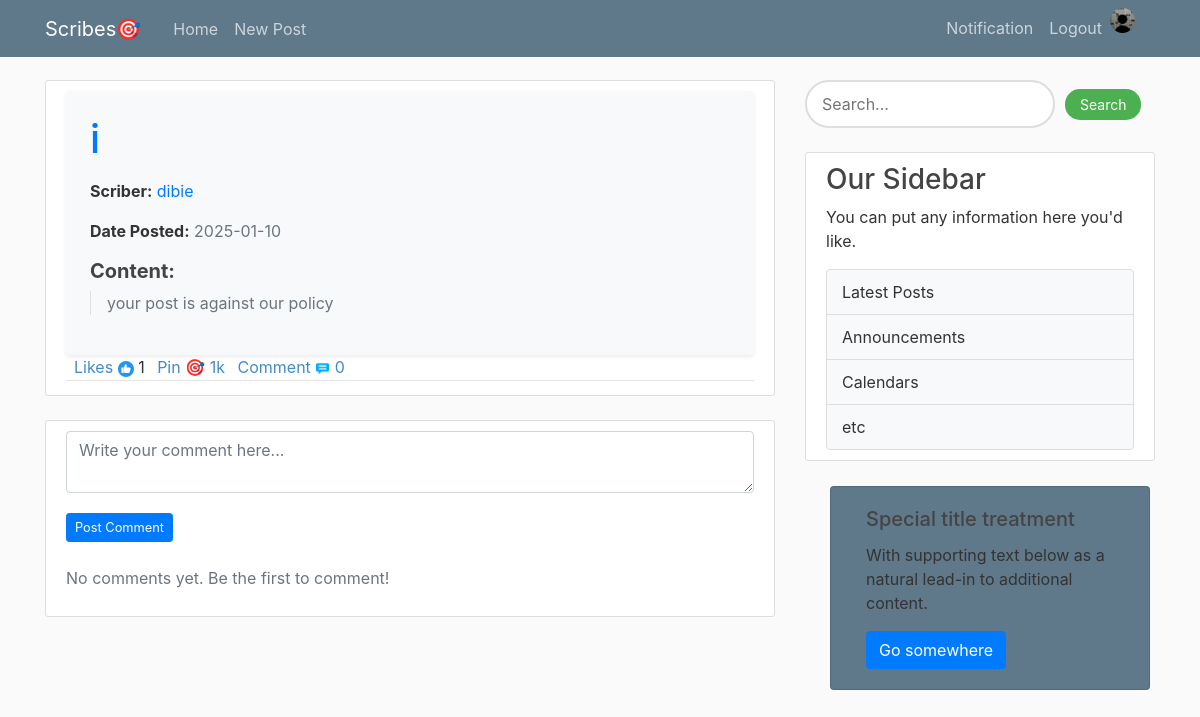
/post/detail/i (signed in), run on an earlier commit of the app's database.
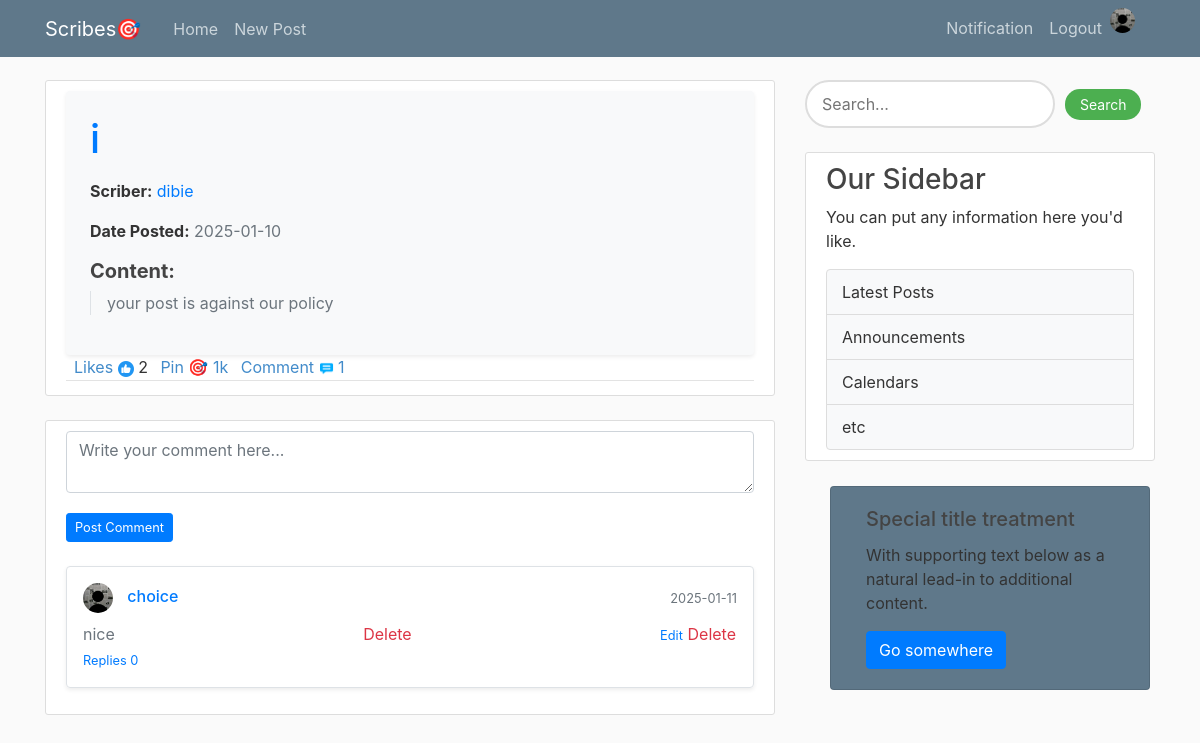
And on a later commit of the database.
### flaskblog/models.py (models this page shows, shortened)
class Post(db.Model):
    id = db.Column(db.Integer, primary_key=True)
    title = db.Column(db.String(100), nullable=False)
    content = db.Column(db.Text, nullable=False)
    date = db.Column(db.DateTime, nullable=False, default=datetime.utcnow)
    user_id = db.Column(db.Integer, db.ForeignKey('user.id'), nullable=False)
    is_admin = db.Column(db.Boolean, nullable=False,default=False)

class User(db.Model, UserMixin):
    id = db.Column(db.Integer, primary_key=True)
    username = db.Column(db.String(20), nullable=False, unique=True)
    email = db.Column(db.String(120), nullable=False, unique=True)
    image_file = db.Column(db.String(20), nullable=False, default='default.jpg')
    password = db.Column(db.String(60), nullable=False)
    posts = db.relationship('Post', backref='author', lazy=True)
    is_admin = db.Column(db.Boolean, nullable=False,default=False)
    Biography= db.Column(db.Text, nullable=False,default='Add A Brief Description About Yourself')

class Comment(db.Model):
    id = db.Column(db.Integer, primary_key=True)
    content = db.Column(db.String(500), nullable=False)
    user_id = db.Column(db.Integer, db.ForeignKey('user.id'), nullable=False)
    post_id = db.Column(db.Integer, db.ForeignKey('post.id'), nullable=False)
    created_at = db.Column(db.DateTime, default=datetime.utcnow)
    user = db.relationship('User', backref=db.backref('comments', lazy=True))
    post = db.relationship('Post', backref=db.backref('comments', lazy='dynamic'))

### flaskblog/routes.py (the view)
@app.route("/post/detail/<title>", methods=['POST', 'GET'])
@login_required
def post_detail(title):
    image_file = url_for('static', filename='profile_pics/' + current_user.image_file)
    post = Post.query.filter_by(title=title).first_or_404()
    comments = Comment.query.filter_by(post_id=post.id).all()
    edit_comment_id = request.args.get("edit_comment_id", type=int)
    edit_comment = Comment.query.get(edit_comment_id) if edit_comment_id else None
    return render_template('post_detail.html',post=post,image_file=image_file,comments=comments,edit_comment=edit_comment)

### flaskblog/models.py (called while the page is built)
@login_manager.user_loader
def load_user(user_id):
    return User.query.get(int(user_id))

### flaskblog/templates/post_detail.html (shortened to what this page needs)
{% extends "layout.html" %}
{% block content %}
    <div class="content-section">
        <div class="post-content-section p-4 bg-light rounded shadow-sm">
            <h1 class="post-title text-primary  mb-3">{{ post.title }}</h1>
            <div class="post-meta mb-3">
                <p>
                    <span class="font-weight-bold">Scriber:</span>
                    <a href="{{ url_for('look', username=post.author.username) }}" class="text-primary">{{ post.author.username }}</a>
                </p>
                <p>
                    <span class="font-weight-bold">Date Posted:</span>
                    <span class="text-muted">{{ post.date.strftime('%Y-%m-%d') }}</span>
                </p>
            </div>
            <div class="post-content">
                <h5 class="font-weight-bold">Content:</h5>
                <p class="article-content text-justify text-secondary border-left pl-3">{{ post.content }}</p>
            </div>
        </div>
         <div class="article-metadata">
                <a class="ml-2" style="color: #428bca;">Likes</a>
                <a id="like-btn" data-post-id="{{ post.id }}" href="javascript:void(0);">
                            {% set user_ids = post.likes | map(attribute='user_id') | list %}
                            {% if current_user.id in user_ids %}
                               <img src="{{ url_for('static', filename='images/like.png') }}" alt="Unlike" />
                            {% else %}
                                <img src="{{ url_for('static', filename='images/thumb-up.png') }}" alt="Like" />
                            {% endif %}
                        </a>
                        <span id="like-count">{{ post.likes | length }}</span>
                <a class="ml-2" style="color: #428bca;" href="{{ url_for('pin_post') }}">
                    Pin 🎯 1k
                </a>
              <a class="ml-2" style = "color: #428bca" >Comment</a> <img src="{{ url_for('static', filename='images/talk.png') }}" alt="Comment" style="width: 15px; height: 15px;">
              <a style="color: #428bca">{{post.comments.count()}}</a>
       </div>
   </div>
   <div class="content-section mt-4">
    <form
        action="{% if edit_comment %}{{ url_for('edit_comment', comment_id=edit_comment.id) }}{% else %}{{ url_for('add_comment', post_id=post.id) }}{% endif %}"
        method="POST"
        class="mb-3"
    >
        <div class="form-group">
            <textarea
                name="content"
                rows="2"
                class="form-control"
                placeholder="Write your comment here..."
                required
            >{% if edit_comment %}{{ edit_comment.content }}{% endif %}</textarea>
        </div>
        <button type="submit" class="btn btn-primary btn-sm mt-1">
            {% if edit_comment %}Update Comment{% else %}Post Comment{% endif %}
        </button>
    </form>
    <div class="comments-section mt-4">
        {% for comment in post.comments %}
        <div class="comment mb-3 p-3 rounded border shadow-sm">
            <div class="d-flex justify-content-between align-items-center">
                <h6 class="mb-0 text-primary">
                    <img class="rounded-circle article-img2" src="{{url_for('static', filename='profile_pics/'+ comment.user.image_file)}}">
                    <a href="{{url_for('look', username=comment.user.username)}}">{{ comment.user.username }}</a>
                </h6>
                <small class="text-muted">{{ comment.created_at.strftime('%Y-%m-%d') }}</small>
            </div>
            <div class="d-flex justify-content-between align-items-center mt-2">
                <p class="mb-0 text-secondary">{{ comment.content }}</p>
                 {% if  current_user.username == post.author.username and current_user.username ==comment.user.username%}
                     <div>
                        <small>
                            <a href="{{ url_for('post_detail', title=post.title, edit_comment_id=comment.id) }}" class="text-primary">Edit</a>
                        </small>
                       <small>
                            <form action="{{ url_for('delete_comment', comment_id=comment.id) }}" method="POST" class="d-inline">
                                <button type="submit" class="btn btn-link text-danger p-0 m-0 align-baseline">Delete</button>
                            </form>
                      </small>
                    </div>
                {% elif current_user.username == post.author.username: %}
                    <small>
                            <form action="{{ url_for('delete_comment', comment_id=comment.id) }}" method="POST" class="d-inline">
                                <button type="submit" class="btn btn-link text-danger p-0 m-0 align-baseline">Delete</button>
                            </form>
                      </small>
                {% endif %}
                {% if current_user.email == 'dibieemmanuel403@gmail.com': %}
                   <div>
                        <small>
                            <a href="{{ url_for('post_detail', title=post.title, edit_comment_id=comment.id) }}" class="text-primary">Edit</a>
                        </small>
                       <small>
                            <form action="{{ url_for('delete_comment', comment_id=comment.id) }}" method="POST" class="d-inline">
                                <button type="submit" class="btn btn-link text-danger p-0 m-0 align-baseline">Delete</button>
                            </form>
                      </small>
                    </div>
                {% endif %}
           </div>
              <div>
                    <small>
                       <a href="{{ url_for('reply_comment',comment_id=comment.id) }}" class="text-primary mr-2">Replies {{comment.replies.count() }}</a>
                    </small>
                </div>
           </div>
        {% else %}
        <p class="text-muted">No comments yet. Be the first to comment!</p>
        {% endfor %}
    </div>
</div>
{% endblock %}

### flaskblog/templates/layout.html (shortened to what this page needs)
<!DOCTYPE html>
<html xmlns="http://www.w3.org/1999/html">
<head>
    <link rel="stylesheet" href="https://cdn.jsdelivr.net/npm/bootstrap@4.1.3/dist/css/bootstrap.min.css">
    <link rel="stylesheet" type="text/css" href="{{url_for('static', filename='main.css') }}">
</head>
<body>
    <header class="site-header">
      <nav class="navbar navbar-expand-md navbar-dark bg-steel fixed-top">
        <div class="container">
          <a class="navbar-brand mr-4" href="/">Scribes🎯</a>
          <div class="collapse navbar-collapse" id="navbarToggle" >
            <div class="navbar-nav mr-auto">
              {% if current_user.is_authenticated %}
                <a class="nav-item nav-link" href="{{ url_for('home')}}">Home</a>
                <a class="nav-item nav-link" href="{{ url_for('new_post')}}">New Post</a>
              {% else %}
              <a class="nav-item nav-link" href="{{ url_for('home')}}">Home</a>
              <a class="nav-item nav-link" href="{{ url_for('about')}}">About</a>
              {% endif %}
            </div>
            <div class="navbar-nav">
              {% if current_user.is_authenticated %}
                <a class="nav-item nav-link" href="{{ url_for('notification')}}">Notification</a>
                <a class="nav-item nav-link" href="{{ url_for('logout')}}">Logout</a>
                <a href="{{ url_for('Account')}}"> <img class="rounded-circle account-img2 md-2" src="{{ image_file }}"></a>
              {% else %}
                <a class="nav-item nav-link" href="{{ url_for('login')}}">Login</a>
                <a class="nav-item nav-link" href="{{ url_for('register')}}">Register</a>
              {% endif %}
            </div>
            </div>
          </div>
      </nav>
    </header>
    <main role="main" class="container">
      <div class="row">
        <div class="col-md-8">
          {% block content %}{% endblock %}
        </div>
        <div class="col-md-4">
          {% if current_user.is_authenticated %}
            <form method="POST" action="{{ url_for('search_post') }}" style="display: flex; align-items: center;">
             <form method="POST" action="{{ url_for('search_post') }}" style="display: flex; align-items: center;">
              <input
                type="text"
                name="content"
                placeholder="Search..."
                style="border: 2px solid #ddd; outline: none; padding: 10px 15px; border-radius: 25px; width: 250px; font-size: 16px; margin-right: 10px;">
              <button
                type="submit"
                style="background-color: #4caf50; color: white; border: none; padding: 5px 15px; cursor: pointer; font-size: 14px; border-radius: 15px; transition: background-color 0.3s ease;"
                onmouseover="this.style.backgroundColor='#45a049'"
                onmouseout="this.style.backgroundColor='#4caf50'">
                Search
              </button>
            </form>
          {% endif %}
          <div class="content-section mt-4">
            <h3>Our Sidebar</h3>
            <div class="text muted">
            <p>You can put any information here you'd like.</p>
            </div>
            <ul class="list-group">
              <li class="list-group-item">
                <a href="/about">Latest Posts</a>
              </li>
              <li class="list-group-item">
                <a href="#">Announcements</a>
              </li>
              <li class="list-group-item">
                <a href="calendars.html">Calendars</a>
              </li>
              <li class="list-group-item">
                <a href="etc.html">etc</a>
              </li>
            </ul>
          </div>
          <div class="card col" style="width: 20rem;">
          <div class="card-body">
            <h5 class="card-title">Special title treatment</h5>
            <p class="card-text">With supporting text below as a natural lead-in to additional content.</p>
            <a href="#" class="btn btn-primary">Go somewhere</a>
          </div>
        </div>
        </div>
    </main>
</body>
</html>

### flaskblog/static/main.css (style rules this page uses)
body { background: #fafafa; color: #333333; margin-top: 5rem; }
h1, h2, h3, h4, h5, h6 { color: #444444; }
.bg-steel { background-color:#5f788a; }
.site-header .navbar-nav .nav-link { color: #cbd5db; }
.content-section { background: #ffffff; padding: 10px 20px; border: 1px solid #dddddd; border-radius: 3px; margin-bottom: 20px; }
.article-content { white-space: pre-line; }
.article-img2 { height: 30px; width: 30px; margin-right: 10px; }
.article-metadata { padding-bottom: 1px; margin-bottom: 4px; border-bottom: 1px solid #e3e3e3 }
.account-img2 { height: 25px; width: 25px; margin-right: 20px; margin-bottom: 16px; }
.card { color: #333; background-color: #5f788a; margin:25px; }
.list-group-item { background-color: #f8f9fa; color: #333; padding: 10px 15px; border: 1px solid #ddd; text-decoration: none; transition: background-color 0.3s ease, color 0.3s ease; }
.list-group-item a { text-decoration: none; color: inherit; }
.btn-sm { font-size: 0.8rem; }

What changed in the data, as far as the page shows it:
added Comment: image_file (placeholder picture), user.username "choice", created_at "2025-01-11", content "nice", replies.count "0"
Also different on the page:
{{ post.likes | length }}: "1" → "2"
{{ post.comments.count() }}: "0" → "1"
text no longer shown: "No comments yet. Be the first to comment!"
